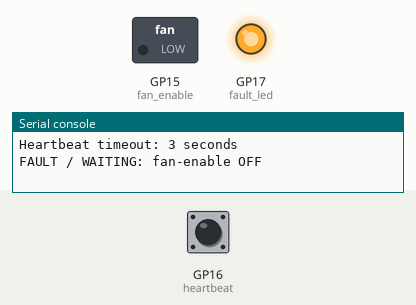
This program was run on a simulated Raspberry Pi Pico running MicroPython. Parts: switched loads named in the program (green lamp = pin HIGH), output pins drawn as LEDs (lit = HIGH), the last lines printed to the serial console. The inputs (shaded band) are chosen by the test bench; at power-on: GP16 (heartbeat) LOW.

Above: at 1.2 s.
1.3 s: GP16 (heartbeat) pulled HIGH for 0.15 s
At 2.4 s:
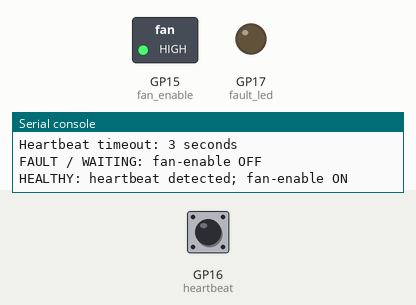
4.4 s: GP16 (heartbeat) pulled HIGH for 1 s
At 8.2 s:
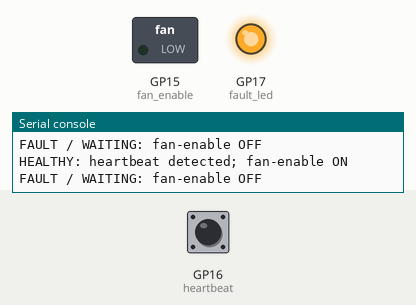
8.4 s: GP16 (heartbeat) pulled HIGH for 3.2 s
At 8.9 s:
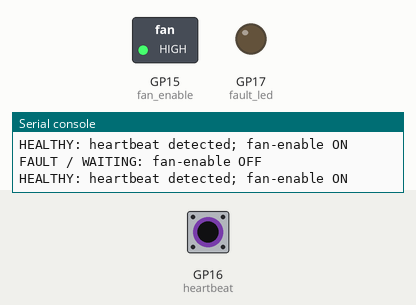
Timing chart, 0 to 12.9 s (numbered marks = the images above; inputs shaded):
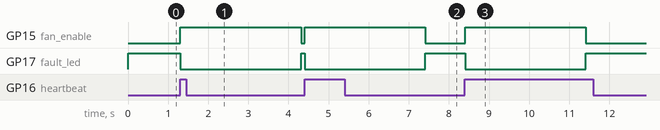

Measured:
- after the input at 1.3 s, GP15 (fan_enable): LOW → HIGH at once, → LOW 3.0 s later; GP17 (fault_led): HIGH → LOW at once, → HIGH 3.0 s later
- after the input at 4.4 s, GP15 (fan_enable): LOW → HIGH at once, → LOW 3.0 s later; GP17 (fault_led): HIGH → LOW at once, → HIGH 3.0 s later
- after the input at 8.4 s, GP15 (fan_enable): LOW → HIGH at once, → LOW 3.0 s later; GP17 (fault_led): HIGH → LOW at once, → HIGH 3.0 s later

The program:

main.py
```python
#Pico heartbeat watchdog prototype (using Wokwi MicroPython simulator)

from machine import Pin
import time

# GPIO connections
heartbeat = Pin(16, Pin.IN, Pin.PULL_DOWN)
fan_enable = Pin(15, Pin.OUT, value=0)
fault_led = Pin(17, Pin.OUT, value=1)

# Shut off the fan after 3 seconds without a heartbeat.
TIMEOUT_MS = 3000


class Watchdog:
    def __init__(self):
        self.previous = 0
        self.last_pulse = None

    def update(self, level, now):
        # A rising edge is a change from LOW to HIGH.
        if level == 1 and self.previous == 0:
            self.last_pulse = now

        self.previous = level

        # Healthy only after a pulse has arrived and
        # fewer than 3 seconds have passed since it.
        return (
            self.last_pulse is not None
            and time.ticks_diff(now, self.last_pulse) < TIMEOUT_MS
        )


def run():
    watchdog = Watchdog()
    last_state = None

    print("Pico watchdog started")
    print("Heartbeat: GP16 | Fan enable: GP15 | Fault LED: GP17")
    print("Heartbeat timeout: 3 seconds")

    while True:
        healthy = watchdog.update(
            heartbeat.value(),
            time.ticks_ms()
        )

        fan_enable.value(1 if healthy else 0)
        fault_led.value(0 if healthy else 1)

        # Print only when the system changes state.
        if healthy != last_state:
            if healthy:
                print("HEALTHY: heartbeat detected; fan-enable ON")
            else:
                print("FAULT / WAITING: fan-enable OFF")

            last_state = healthy

        time.sleep_ms(10)


if __name__ == "__main__":
    run()
```
